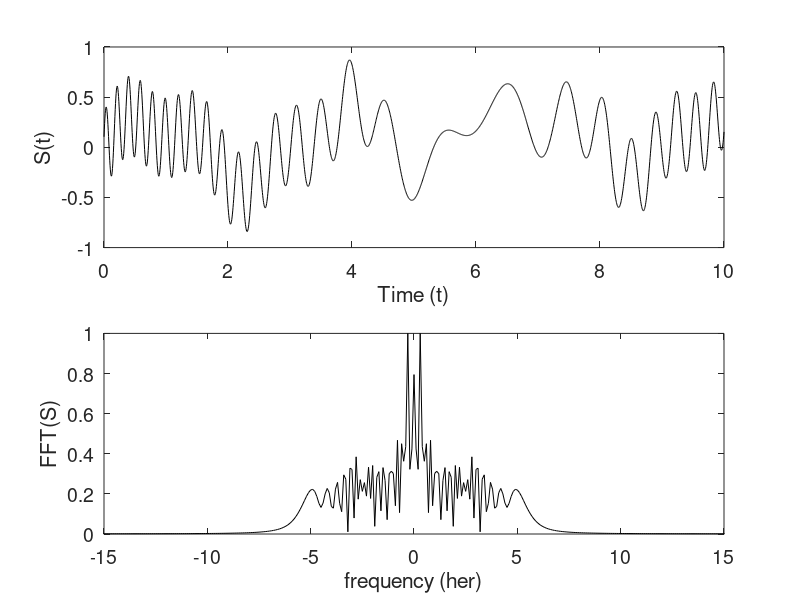
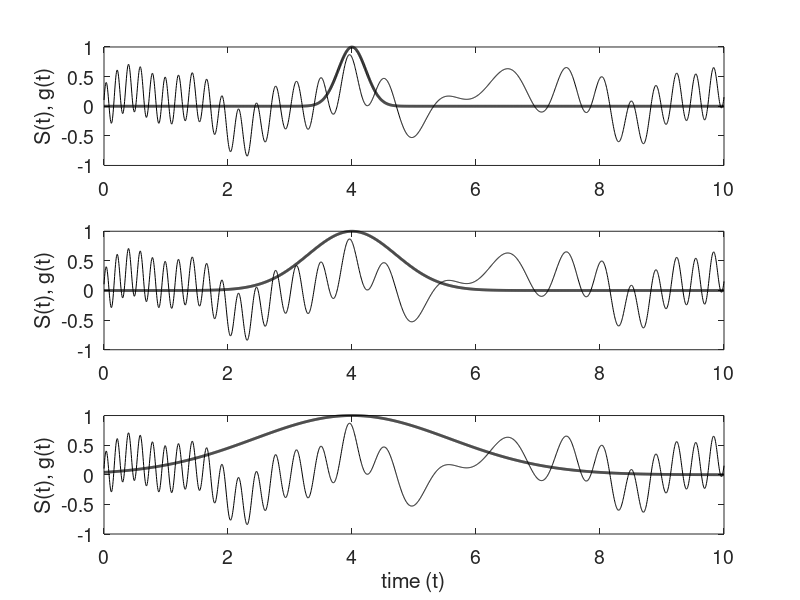

Source code (MATLAB) for these figures, in order:
clc;clear;close all
L=10;
n=2048;
Fs = n/L;
t=linspace(0,L,n);
% k=(2*pi/L)*[0:n/2-1 -n/2:-1]; ks=fftshift(k);
k = (-n/2: n/2-1)/n *Fs;

S=(3*sin(2*t)+0.5*tanh(0.5*(t-3))+ 0.2*exp(-(t-4).^2)...
+1.5*sin(5*t)+4*cos(3*(t-6).^2))/10+(t/20).^3;
St=fft(S);

figure(1)
subplot(2,1,1) % Time domain
plot(t,S,'k')
set(gca,'Fontsize',14),
xlabel('Time (t)'), ylabel('S(t)')
subplot(2,1,2) % Fourier domain
plot(k,abs(fftshift(St))/max(abs(St)),'k');
axis([-15 15 0 1])
set(gca,'Fontsize',14)
xlabel('frequency (her)'), ylabel('FFT(S)')

figure(2)

width=[10 1 0.2];
for j=1:3
g=exp(-width(j)*(t-4).^2);
subplot(3,1,j)
plot(t,S,'k'), hold on
plot(t,g,'k','Linewidth',2)
set(gca,'Fontsize',14)
ylabel('S(t), g(t)')
end
xlabel('time (t)')


